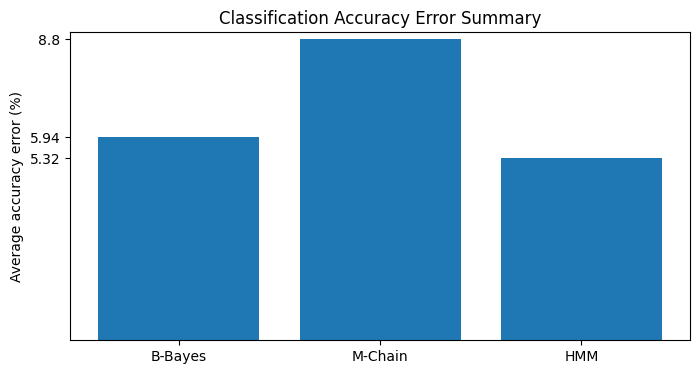

The Python source for this figure:
import matplotlib.pyplot as plt
import numpy as np


def do_plot():
  fig = plt.figure(figsize=(8, 4))
  x = [1, 2, 3]
  error = [5.94, 8.8, 5.32]
  plt.yticks(error, ['{:.3g}'.format(e) for e in error])
  plt.ylim([0, 9])
  plt.ylabel('Average accuracy error (%)')

  plt.bar(x, error)
  plt.xticks(x, ['B-Bayes', 'M-Chain', 'HMM'])

  plt.title('Classification Accuracy Error Summary')

  fig.savefig('all-methods-summary.png', bbox_inches='tight')
  # fig.show()


if __name__ == "__main__":
    do_plot()
